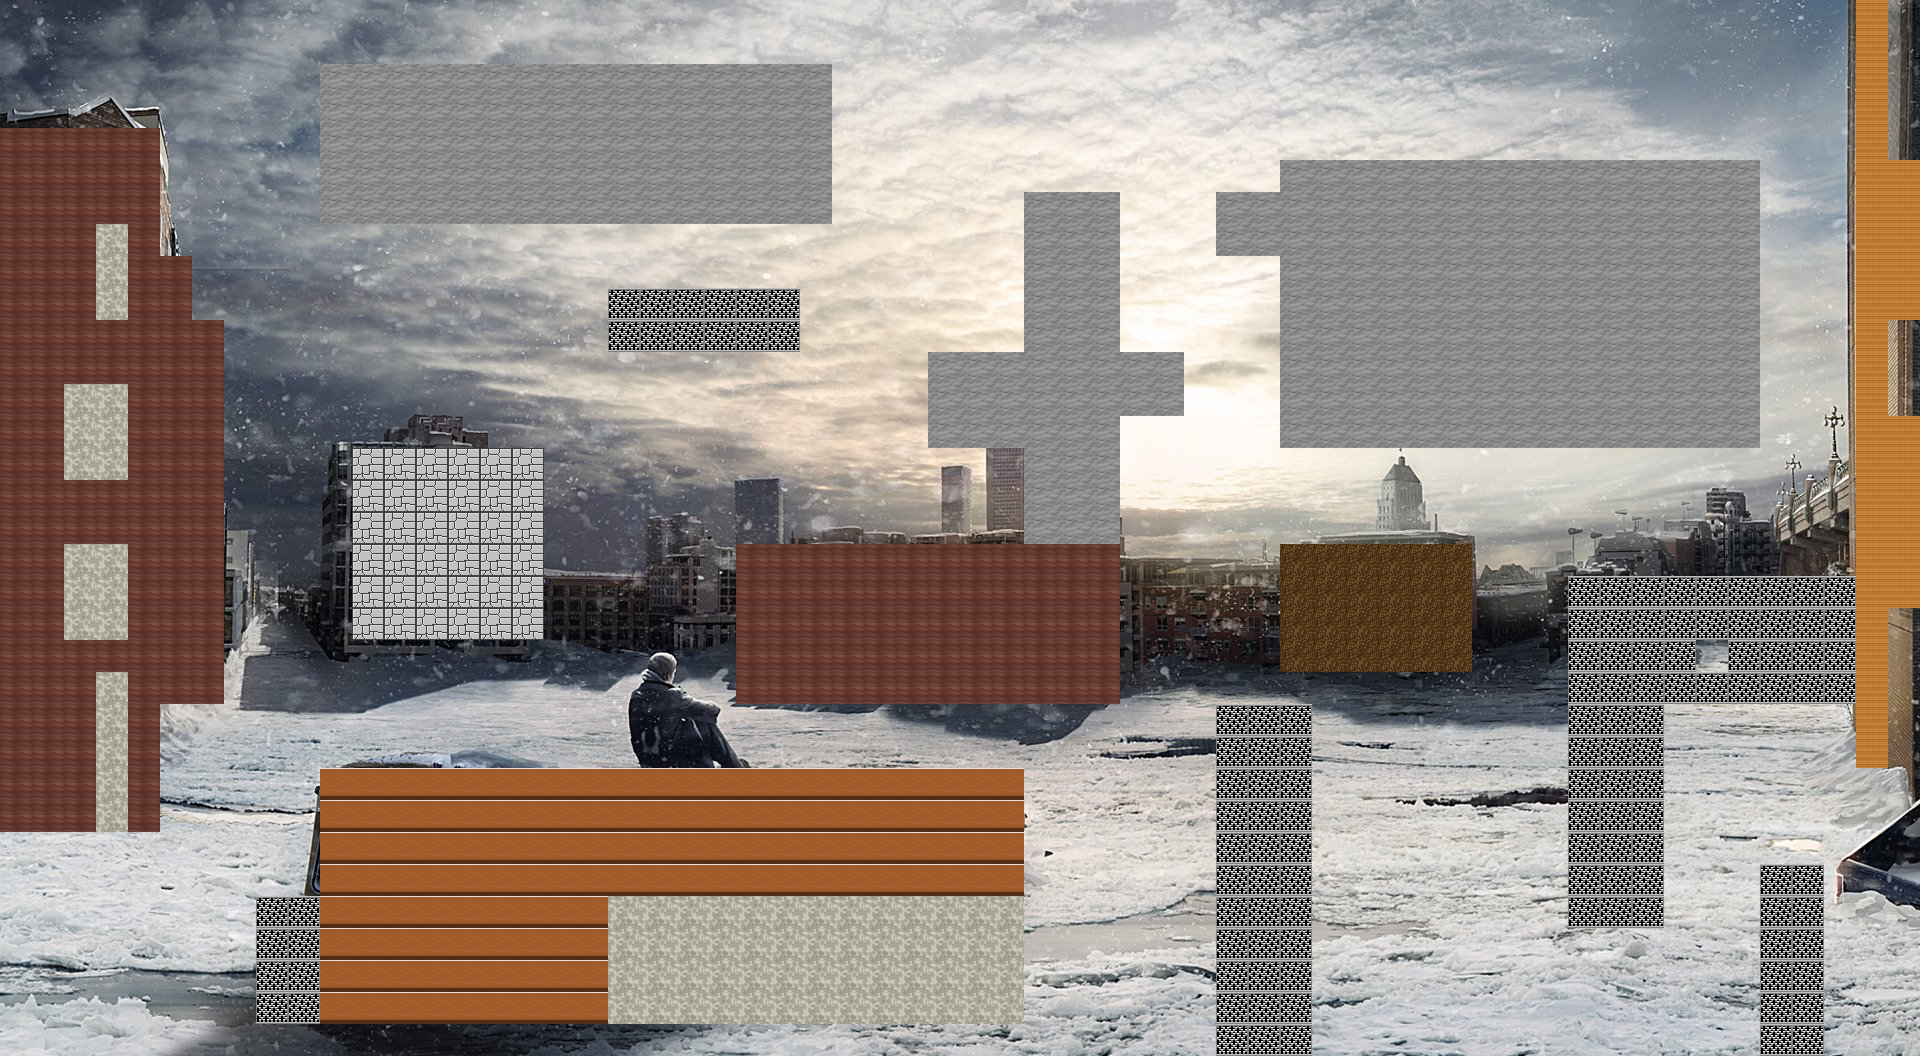

The image is a tile-based game level rendered from a .tmx file. Its description and source (layers, tilesets, objects; grid data summarised) follow:
An orthogonal 60x33 tile map with 32x32 px tiles, 1 tile layer (Tile Layer 1), 2 tilesets and 24 objects.

<map version="1.0" orientation="orthogonal" renderorder="right-down" width="60" height="33" tilewidth="32" tileheight="32" nextobjectid="30">
 <tileset firstgid="1" name="city3" tilewidth="32" tileheight="32" tilecount="1980" columns="60">
  <image source="city3.jpg" width="1920" height="1080" />
 </tileset>
 <tileset firstgid="1981" name="sheet1" tilewidth="32" tileheight="32" tilecount="64" columns="8">
  <image source="sheet1.png" width="256" height="256" />
 </tileset>
 <layer name="Tile Layer 1" width="60" height="33">
  <data>[1980 cells, 1980 non-empty, 1135 distinct tile ids]</data>
 </layer>
 <objectgroup name="Block">
  <object id="1" x="3" y="129" width="155" height="703" />
  <object id="2" x="159" y="257" width="31" height="447" />
  <object id="4" x="191" y="320" width="31" height="384" />
  <object id="5" x="320" y="768" width="698" height="260" />
  <object id="6" x="260" y="894" width="57" height="128" />
  <object id="8" x="340" y="445" width="204" height="204" />
  <object id="9" x="744" y="532" width="377" height="172" />
  <object id="10" x="1025" y="190" width="95" height="341" />
  <object id="11" x="937" y="356" width="86" height="71" />
  <object id="12" x="322" y="62" width="511" height="163" />
  <object id="13" x="613" y="291" width="194" height="66" />
  <object id="14" x="1301" y="544" width="171" height="137" />
  <object id="15" x="1848" y="1" width="45" height="770" />
  <object id="17" x="1280" y="161" width="480" height="288" />
  <object id="18" x="1120" y="349" width="66" height="68" />
  <object id="19" x="1215" y="191" width="62" height="66" />
  <object id="20" x="1214" y="707" width="110" height="357" />
  <object id="21" x="1576" y="592" width="275" height="112" />
  <object id="22" x="1577" y="705" width="93" height="220" />
  <object id="23" x="1764" y="863" width="53" height="191" />
 </objectgroup>
 <objectgroup name="Edge">
  <object id="26" x="0" y="-2" width="1916" height="2" />
  <object id="27" x="0" y="-4" width="2" height="1062" />
  <object id="28" x="1918" y="0" width="2" height="1052" />
  <object id="29" x="0" y="1056" width="1918" height="2" />
 </objectgroup>
</map>
